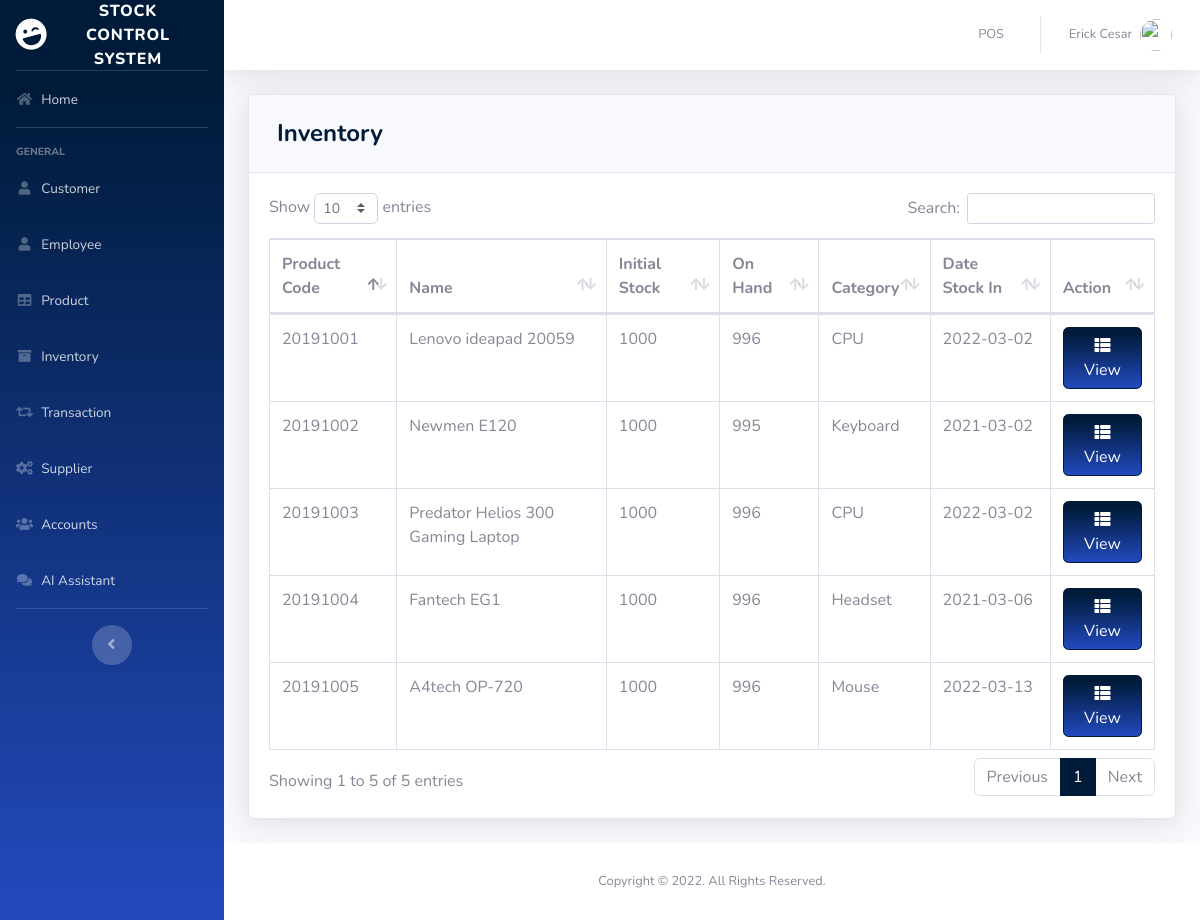
Page /pages/inventory.php (signed in) on the committed database.
### tables this page shows
CREATE TABLE `product` (
  `PRODUCT_ID` int(11) NOT NULL,
  `PRODUCT_CODE` varchar(20) NOT NULL,
  `NAME` varchar(50) DEFAULT NULL,
  `DESCRIPTION` varchar(250) NOT NULL,
  `QTY_STOCK` int(50) DEFAULT NULL,
  `ON_HAND` int(250) NOT NULL,
  `PRICE` int(50) DEFAULT NULL,
  `CATEGORY_ID` int(11) DEFAULT NULL,
  `SUPPLIER_ID` int(11) DEFAULT NULL,
  `DATE_STOCK_IN` varchar(50) NOT NULL
);

CREATE TABLE `category` (
  `CATEGORY_ID` int(11) NOT NULL,
  `CNAME` varchar(50) DEFAULT NULL
);

### pages/inventory.php (the view, shortened to what this page needs)
<?php
include'../includes/connection.php';
include'../includes/sidebar.php';
?>
            <div class="card shadow mb-4">
            <div class="card-header py-3">
              <h4 class="m-2 font-weight-bold text-primary">Inventory</h4>
            </div>
            <div class="card-body">
              <div class="table-responsive">
                <table class="table table-bordered" id="dataTable" width="100%" cellspacing="0">
               <thead>
                   <tr>
                     <th>Product Code</th>
                     <th>Name</th>
                     <th>Initial Stock</th>
                     <th>On Hand</th>
                     <th>Category</th>
                     <th>Date Stock In</th>
                     <th>Action</th>
                   </tr>
               </thead>
          <tbody>
<?php
    $query = 'SELECT PRODUCT_ID, PRODUCT_CODE, NAME, QTY_STOCK , ON_HAND, CNAME, DATE_STOCK_IN FROM product p join category c on p.CATEGORY_ID=c.CATEGORY_ID';
        $result = mysqli_query($db, $query) or die (mysqli_error($db));
            while ($row = mysqli_fetch_assoc($result)) {
                echo '<tr>';
                echo '<td>'. $row['PRODUCT_CODE'].'</td>';
                echo '<td>'. $row['NAME'].'</td>';
                echo '<td>'. $row['QTY_STOCK'].'</td>';
                echo '<td>'. $row['ON_HAND'].'</td>';
                echo '<td>'. $row['CNAME'].'</td>';
                echo '<td>'. $row['DATE_STOCK_IN'].'</td>';
                      echo '<td align="right">
                              <a type="button" class="btn btn-primary bg-gradient-primary" href="inv_searchfrm.php?action=edit & id='.$row['PRODUCT_CODE'] . '"><i class="fas fa-fw fa-th-list"></i> View</a>
                          </div> </td>';
                        }
?>
                        </div>
                    </div>
<?php
include'../includes/footer.php';
?>

### includes/sidebar.php (shortened to what this page needs)
<!DOCTYPE html>
<html lang="en">
<head>
  <link href="../vendor/fontawesome-free/css/all.min.css" rel="stylesheet" type="text/css">
  <link href="../css/sb-admin-2.min.css" rel="stylesheet">
  <link href="../vendor/datatables/dataTables.bootstrap4.min.css" rel="stylesheet">
</head>
<body id="page-top">
  <div id="wrapper">
    <ul class="navbar-nav bg-gradient-primary sidebar sidebar-dark accordion" id="accordionSidebar">
      <a class="sidebar-brand d-flex align-items-center justify-content-center" href="index.php">
        <div class="sidebar-brand-icon rotate-n-15">
          <i class="fas fa-laugh-wink"></i>
        </div>
        <div class="sidebar-brand-text mx-3">Stock Control System</div>
      </a>
      <hr class="sidebar-divider my-0">
      <li class="nav-item">
        <a class="nav-link" href="index.php">
          <i class="fas fa-fw fa-home"></i>
          <span>Home</span></a>
      </li>
      <hr class="sidebar-divider">
      <div class="sidebar-heading">
        General
      </div>
      <li class="nav-item">
        <a class="nav-link" href="customer.php">
          <i class="fas fa-fw fa-user"></i>
          <span>Customer</span></a>
      </li>
      <li class="nav-item">
        <a class="nav-link" href="employee.php">
          <i class="fas fa-fw fa-user"></i>
          <span>Employee</span></a>
      </li>
      <li class="nav-item">
        <a class="nav-link" href="product.php">
          <i class="fas fa-fw fa-table"></i>
          <span>Product</span></a>
      </li>
      <li class="nav-item">
        <a class="nav-link" href="inventory.php">
          <i class="fas fa-fw fa-archive"></i>
          <span>Inventory</span></a>
      </li>
      <li class="nav-item">
        <a class="nav-link" href="transaction.php">
          <i class="fas fa-fw fa-retweet"></i>
          <span>Transaction</span></a>
      </li>
      <li class="nav-item">
        <a class="nav-link" href="supplier.php">
          <i class="fas fa-fw fa-cogs"></i>
          <span>Supplier</span></a>
      </li>
      <li class="nav-item">
        <a class="nav-link" href="user.php">
          <i class="fas fa-fw fa-users"></i>
          <span>Accounts</span></a>
      </li>
      <li class="nav-item">
          <a class="nav-link" href="chat.php">
              <i class="fas fa-fw fa-comments"></i>
              <span>AI Assistant</span>
          </a>
      </li>
      <hr class="sidebar-divider d-none d-md-block">
      <div class="text-center d-none d-md-inline">
        <button class="rounded-circle border-0" id="sidebarToggle"></button>
      </div>
    </ul>
    <?php include_once 'topbar.php'; ?>

### includes/topbar.php (shortened to what this page needs)
<div id="content-wrapper" class="d-flex flex-column">
  <div id="content">
    <nav class="navbar navbar-expand navbar-light bg-white topbar mb-4 static-top shadow">
      <ul class="navbar-nav ml-auto">
        <li class="nav-item dropdown no-arrow">
          <a class="nav-link" href="pos.php" role="button">
            <span class="mr-2 d-none d-lg-inline text-gray-600 small">POS</span>
          </a>
        </li>
        <li class="nav-item dropdown no-arrow">
          <a class="nav-link dropdown-toggle" href="#" id="userDropdown" role="button" data-toggle="dropdown" aria-haspopup="true" aria-expanded="false">
            <span class="mr-2 d-none d-lg-inline text-gray-600 small"><?php echo  $_SESSION['FIRST_NAME']. ' '.$_SESSION['LAST_NAME'] ;?></span>
            <img class="img-profile rounded-circle"
            <?php
              if($_SESSION['GENDER']=='Male'){
                echo 'src="https://encrypted-tbn0.gstatic.com/images?q=tbn:ANd9GcTS0rikanm-OEchWDtCAWQ_s1hQq1nOlQUeJr242AdtgqcdEgm0Dg"';
              }else{
                echo 'src="https://encrypted-tbn0.gstatic.com/images?q=tbn:ANd9GcSNngF0RFPjyGl4ybo78-XYxxeap88Nvsyj1_txm6L4eheH8ZBu"';
              }
            ?>>
          </a>
        </li>
      </ul>
    </nav>
    <div class="container-fluid">

### includes/footer.php (shortened to what this page needs)
      <footer class="sticky-footer bg-white">
        <div class="container my-auto">
          <div class="copyright text-center my-auto">
              <span>Copyright © 2022. All Rights Reserved.</span>
          </div>
        </div>
      </footer>
</body>
</html>

### rows in the picture
product: PRODUCT_CODE "20191001", NAME "Lenovo ideapad 20059", QTY_STOCK "1000", ON_HAND "996", CATEGORY_ID.CNAME "CPU", DATE_STOCK_IN "2022-03-02"
product: PRODUCT_CODE "20191003", NAME "Predator Helios 300 Gaming Laptop", QTY_STOCK "1000", ON_HAND "996", CATEGORY_ID.CNAME "CPU", DATE_STOCK_IN "2022-03-02"
product: PRODUCT_CODE "20191002", NAME "Newmen E120", QTY_STOCK "1000", ON_HAND "995", CATEGORY_ID.CNAME "Keyboard", DATE_STOCK_IN "2021-03-02"
product: PRODUCT_CODE "20191004", NAME "Fantech EG1", QTY_STOCK "1000", ON_HAND "996", CATEGORY_ID.CNAME "Headset", DATE_STOCK_IN "2021-03-06"
product: PRODUCT_CODE "20191005", NAME "A4tech OP-720", QTY_STOCK "1000", ON_HAND "996", CATEGORY_ID.CNAME "Mouse", DATE_STOCK_IN "2022-03-13"

### other values in the picture
$_SESSION['FIRST_NAME'] "Erick"
$_SESSION['LAST_NAME'] "Cesar"
